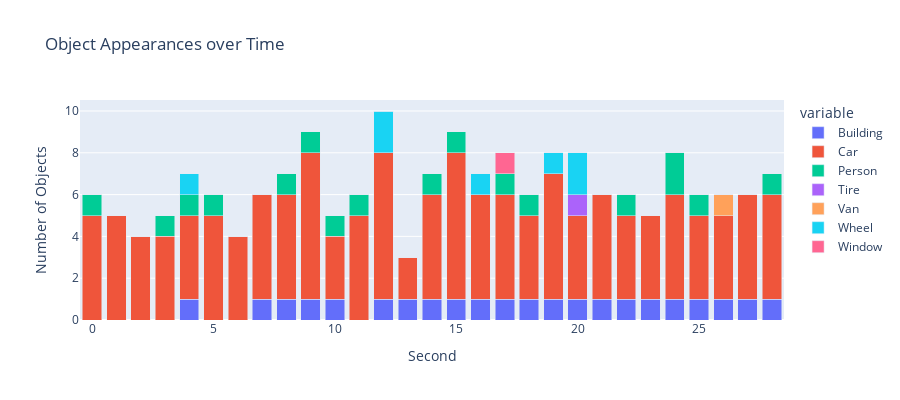

The notebook cell this image was saved under:
### Code cell
#MAKE THIS A FUNCTION


# Group by second and object name, then pivot to get a column per object with counts
pivot_df = df.groupby(['second', 'object']).size().unstack(fill_value=0).reset_index()

# Now we can plot using Plotly
fig = px.bar(pivot_df, x='second', y=pivot_df.columns[1:], title="Object Appearances over Time", labels={"value": "Number of Appearances"}, height=400)
fig.update_layout(barmode='stack', xaxis_title='Second', yaxis_title='Number of Objects')
fig.show()

### Figure 1 — Plotly figure (JSON) as saved in the notebook; plotly's stock layout.template omitted (floating-point values rounded to 4 significant figures)
{"data": [{"alignmentgroup": "True", "hovertemplate": "variable=Building<br>second=%{x}<br>Number of Appearances=%{y}<extra></extra>", "legendgroup": "Building", "marker": {"color": "#636efa", "pattern": {"shape": ""}}, "name": "Building", "offsetgroup": "Building", "orientation": "v", "showlegend": true, "textposition": "auto", "type": "bar", "x": [0, 1, 2, 3, 4, 5, 6, 7, 8, 9, 10, 11, 12, 13, 14, 15, 16, 17, 18, 19, 20, 21, 22, 23, 24, 25, 26, 27, 28], "xaxis": "x", "y": [0, 0, 0, 0, 1, 0, 0, 1, 1, 1, 1, 0, 1, 1, 1, 1, 1, 1, 1, 1, 1, 1, 1, 1, 1, 1, 1, 1, 1], "yaxis": "y"}, {"alignmentgroup": "True", "hovertemplate": "variable=Car<br>second=%{x}<br>Number of Appearances=%{y}<extra></extra>", "legendgroup": "Car", "marker": {"color": "#EF553B", "pattern": {"shape": ""}}, "name": "Car", "offsetgroup": "Car", "orientation": "v", "showlegend": true, "textposition": "auto", "type": "bar", "x": [0, 1, 2, 3, 4, 5, 6, 7, 8, 9, 10, 11, 12, 13, 14, 15, 16, 17, 18, 19, 20, 21, 22, 23, 24, 25, 26, 27, 28], "xaxis": "x", "y": [5, 5, 4, 4, 4, 5, 4, 5, 5, 7, 3, 5, 7, 2, 5, 7, 5, 5, 4, 6, 4, 5, 4, 4, 5, 4, 4, 5, 5], "yaxis": "y"}, {"alignmentgroup": "True", "hovertemplate": "variable=Person<br>second=%{x}<br>Number of Appearances=%{y}<extra></extra>", "legendgroup": "Person", "marker": {"color": "#00cc96", "pattern": {"shape": ""}}, "name": "Person", "offsetgroup": "Person", "orientation": "v", "showlegend": true, "textposition": "auto", "type": "bar", "x": [0, 1, 2, 3, 4, 5, 6, 7, 8, 9, 10, 11, 12, 13, 14, 15, 16, 17, 18, 19, 20, 21, 22, 23, 24, 25, 26, 27, 28], "xaxis": "x", "y": [1, 0, 0, 1, 1, 1, 0, 0, 1, 1, 1, 1, 0, 0, 1, 1, 0, 1, 1, 0, 0, 0, 1, 0, 2, 1, 0, 0, 1], "yaxis": "y"}, {"alignmentgroup": "True", "hovertemplate": "variable=Tire<br>second=%{x}<br>Number of Appearances=%{y}<extra></extra>", "legendgroup": "Tire", "marker": {"color": "#ab63fa", "pattern": {"shape": ""}}, "name": "Tire", "offsetgroup": "Tire", "orientation": "v", "showlegend": true, "textposition": "auto", "type": "bar", "x": [0, 1, 2, 3, 4, 5, 6, 7, 8, 9, 10, 11, 12, 13, 14, 15, 16, 17, 18, 19, 20, 21, 22, 23, 24, 25, 26, 27, 28], "xaxis": "x", "y": [0, 0, 0, 0, 0, 0, 0, 0, 0, 0, 0, 0, 0, 0, 0, 0, 0, 0, 0, 0, 1, 0, 0, 0, 0, 0, 0, 0, 0], "yaxis": "y"}, {"alignmentgroup": "True", "hovertemplate": "variable=Van<br>second=%{x}<br>Number of Appearances=%{y}<extra></extra>", "legendgroup": "Van", "marker": {"color": "#FFA15A", "pattern": {"shape": ""}}, "name": "Van", "offsetgroup": "Van", "orientation": "v", "showlegend": true, "textposition": "auto", "type": "bar", "x": [0, 1, 2, 3, 4, 5, 6, 7, 8, 9, 10, 11, 12, 13, 14, 15, 16, 17, 18, 19, 20, 21, 22, 23, 24, 25, 26, 27, 28], "xaxis": "x", "y": [0, 0, 0, 0, 0, 0, 0, 0, 0, 0, 0, 0, 0, 0, 0, 0, 0, 0, 0, 0, 0, 0, 0, 0, 0, 0, 1, 0, 0], "yaxis": "y"}, {"alignmentgroup": "True", "hovertemplate": "variable=Wheel<br>second=%{x}<br>Number of Appearances=%{y}<extra></extra>", "legendgroup": "Wheel", "marker": {"color": "#19d3f3", "pattern": {"shape": ""}}, "name": "Wheel", "offsetgroup": "Wheel", "orientation": "v", "showlegend": true, "textposition": "auto", "type": "bar", "x": [0, 1, 2, 3, 4, 5, 6, 7, 8, 9, 10, 11, 12, 13, 14, 15, 16, 17, 18, 19, 20, 21, 22, 23, 24, 25, 26, 27, 28], "xaxis": "x", "y": [0, 0, 0, 0, 1, 0, 0, 0, 0, 0, 0, 0, 2, 0, 0, 0, 1, 0, 0, 1, 2, 0, 0, 0, 0, 0, 0, 0, 0], "yaxis": "y"}, {"alignmentgroup": "True", "hovertemplate": "variable=Window<br>second=%{x}<br>Number of Appearances=%{y}<extra></extra>", "legendgroup": "Window", "marker": {"color": "#FF6692", "pattern": {"shape": ""}}, "name": "Window", "offsetgroup": "Window", "orientation": "v", "showlegend": true, "textposition": "auto", "type": "bar", "x": [0, 1, 2, 3, 4, 5, 6, 7, 8, 9, 10, 11, 12, 13, 14, 15, 16, 17, 18, 19, 20, 21, 22, 23, 24, 25, 26, 27, 28], "xaxis": "x", "y": [0, 0, 0, 0, 0, 0, 0, 0, 0, 0, 0, 0, 0, 0, 0, 0, 0, 1, 0, 0, 0, 0, 0, 0, 0, 0, 0, 0, 0], "yaxis": "y"}], "layout": {"barmode": "stack", "height": 400, "legend": {"title": {"text": "variable"}, "tracegroupgap": 0}, "title": {"text": "Object Appearances over Time"}, "xaxis": {"anchor": "y", "domain": [0, 1], "title": {"text": "Second"}}, "yaxis": {"anchor": "x", "domain": [0, 1], "title": {"text": "Number of Objects"}}}}
